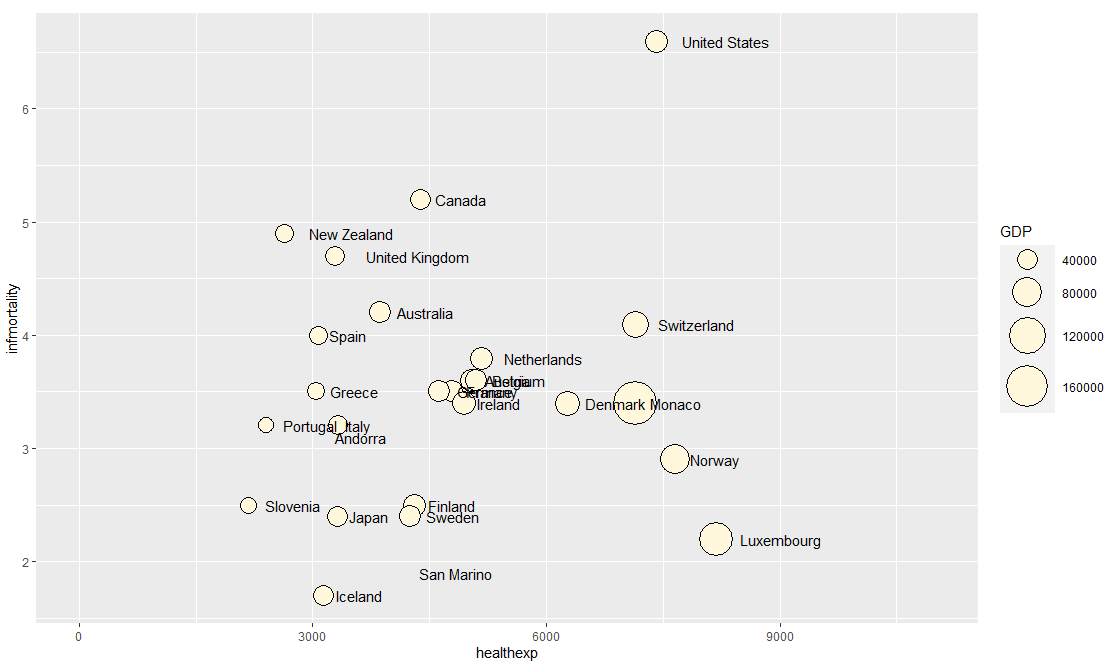

Recreate this plot in R.
######## Balloon Plot.
install.packages("gcookbook")
require(gcookbook)
require(ggplot2)
ggplot(subset(countries,Year==2009 & healthexp>2000),
       aes(x = healthexp, y = infmortality, size = GDP))+
  geom_point(shape = 21, color = "black", fill = "cornsilk") + 
  xlim(0, 11000)+ scale_size_area(max_size = 15) +
  geom_text(aes(label = Name), size = 4,  hjust = -0.3)
